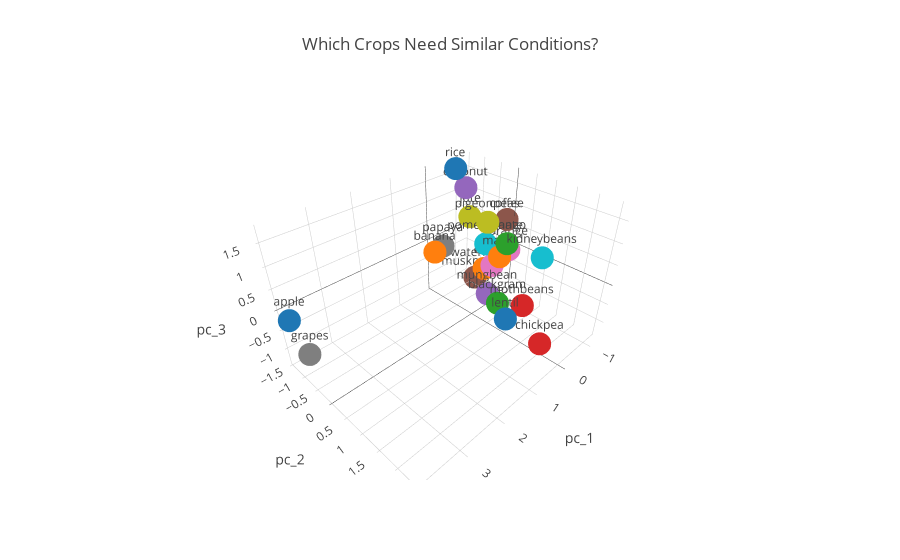

Notebook source saved alongside this figure:
### Code cell
import plotly.express as px
data_avg_pca_proximity = data_pca.groupby('label')[['pc_1', 'pc_2', 'pc_3']].mean()

fig = px.scatter_3d(data_avg_pca_proximity, x='pc_1', y='pc_2', z='pc_3',
                    color = data_avg_pca_proximity.index,
                    text = data_avg_pca_proximity.index, 
                    title = "Which Crops Need Similar Conditions?",
                    template = 'none')
fig.update_layout(showlegend=False)
fig.show()

### Figure 1 — Plotly figure (JSON) as saved in the notebook; plotly's stock layout.template omitted (floating-point values rounded to 4 significant figures)
{"data": [{"hovertemplate": "label=%{text}<br>pc_1=%{x}<br>pc_2=%{y}<br>pc_3=%{z}<extra></extra>", "legendgroup": "apple", "marker": {"color": "#1F77B4", "symbol": "circle"}, "mode": "markers+text", "name": "apple", "scene": "scene", "showlegend": true, "text": ["apple"], "type": "scatter3d", "x": [3.895], "y": [-1.347], "z": [-0.2163]}, {"hovertemplate": "label=%{text}<br>pc_1=%{x}<br>pc_2=%{y}<br>pc_3=%{z}<extra></extra>", "legendgroup": "banana", "marker": {"color": "#FF7F0E", "symbol": "circle"}, "mode": "markers+text", "name": "banana", "scene": "scene", "showlegend": true, "text": ["banana"], "type": "scatter3d", "x": [0.2156], "y": [-1.054], "z": [-0.06414]}, {"hovertemplate": "label=%{text}<br>pc_1=%{x}<br>pc_2=%{y}<br>pc_3=%{z}<extra></extra>", "legendgroup": "blackgram", "marker": {"color": "#2CA02C", "symbol": "circle"}, "mode": "markers+text", "name": "blackgram", "scene": "scene", "showlegend": true, "text": ["blackgram"], "type": "scatter3d", "x": [-0.305], "y": [0.5216], "z": [-1.022]}, {"hovertemplate": "label=%{text}<br>pc_1=%{x}<br>pc_2=%{y}<br>pc_3=%{z}<extra></extra>", "legendgroup": "chickpea", "marker": {"color": "#D62728", "symbol": "circle"}, "mode": "markers+text", "name": "chickpea", "scene": "scene", "showlegend": true, "text": ["chickpea"], "type": "scatter3d", "x": [0.9854], "y": [2.562], "z": [-0.1921]}, {"hovertemplate": "label=%{text}<br>pc_1=%{x}<br>pc_2=%{y}<br>pc_3=%{z}<extra></extra>", "legendgroup": "coconut", "marker": {"color": "#9467BD", "symbol": "circle"}, "mode": "markers+text", "name": "coconut", "scene": "scene", "showlegend": true, "text": ["coconut"], "type": "scatter3d", "x": [-0.7911], "y": [-1.029], "z": [1.269]}, {"hovertemplate": "label=%{text}<br>pc_1=%{x}<br>pc_2=%{y}<br>pc_3=%{z}<extra></extra>", "legendgroup": "coffee", "marker": {"color": "#8C564B", "symbol": "circle"}, "mode": "markers+text", "name": "coffee", "scene": "scene", "showlegend": true, "text": ["coffee"], "type": "scatter3d", "x": [-1.243], "y": [-0.1041], "z": [0.615]}, {"hovertemplate": "label=%{text}<br>pc_1=%{x}<br>pc_2=%{y}<br>pc_3=%{z}<extra></extra>", "legendgroup": "cotton", "marker": {"color": "#E377C2", "symbol": "circle"}, "mode": "markers+text", "name": "cotton", "scene": "scene", "showlegend": true, "text": ["cotton"], "type": "scatter3d", "x": [-1.098], "y": [-0.3543], "z": [-0.7115]}, {"hovertemplate": "label=%{text}<br>pc_1=%{x}<br>pc_2=%{y}<br>pc_3=%{z}<extra></extra>", "legendgroup": "grapes", "marker": {"color": "#7F7F7F", "symbol": "circle"}, "mode": "markers+text", "name": "grapes", "scene": "scene", "showlegend": true, "text": ["grapes"], "type": "scatter3d", "x": [3.855], "y": [-0.8533], "z": [-0.8222]}, {"hovertemplate": "label=%{text}<br>pc_1=%{x}<br>pc_2=%{y}<br>pc_3=%{z}<extra></extra>", "legendgroup": "jute", "marker": {"color": "#BCBD22", "symbol": "circle"}, "mode": "markers+text", "name": "jute", "scene": "scene", "showlegend": true, "text": ["jute"], "type": "scatter3d", "x": [-0.6241], "y": [-0.7249], "z": [0.6853]}, {"hovertemplate": "label=%{text}<br>pc_1=%{x}<br>pc_2=%{y}<br>pc_3=%{z}<extra></extra>", "legendgroup": "kidneybeans", "marker": {"color": "#17BECF", "symbol": "circle"}, "mode": "markers+text", "name": "kidneybeans", "scene": "scene", "showlegend": true, "text": ["kidneybeans"], "type": "scatter3d", "x": [0.7675], "y": [2.238], "z": [1.425]}, {"hovertemplate": "label=%{text}<br>pc_1=%{x}<br>pc_2=%{y}<br>pc_3=%{z}<extra></extra>", "legendgroup": "lentil", "marker": {"color": "#1F77B4", "symbol": "circle"}, "mode": "markers+text", "name": "lentil", "scene": "scene", "showlegend": true, "text": ["lentil"], "type": "scatter3d", "x": [0.2084], "y": [1.169], "z": [-0.8408]}, {"hovertemplate": "label=%{text}<br>pc_1=%{x}<br>pc_2=%{y}<br>pc_3=%{z}<extra></extra>", "legendgroup": "maize", "marker": {"color": "#FF7F0E", "symbol": "circle"}, "mode": "markers+text", "name": "maize", "scene": "scene", "showlegend": true, "text": ["maize"], "type": "scatter3d", "x": [-0.422], "y": [0.3935], "z": [0.1535]}, {"hovertemplate": "label=%{text}<br>pc_1=%{x}<br>pc_2=%{y}<br>pc_3=%{z}<extra></extra>", "legendgroup": "mango", "marker": {"color": "#2CA02C", "symbol": "circle"}, "mode": "markers+text", "name": "mango", "scene": "scene", "showlegend": true, "text": ["mango"], "type": "scatter3d", "x": [-0.437], "y": [0.561], "z": [0.5502]}, {"hovertemplate": "label=%{text}<br>pc_1=%{x}<br>pc_2=%{y}<br>pc_3=%{z}<extra></extra>", "legendgroup": "mothbeans", "marker": {"color": "#D62728", "symbol": "circle"}, "mode": "markers+text", "name": "mothbeans", "scene": "scene", "showlegend": true, "text": ["mothbeans"], "type": "scatter3d", "x": [-0.2983], "y": [1.229], "z": [-0.7102]}, {"hovertemplate": "label=%{text}<br>pc_1=%{x}<br>pc_2=%{y}<br>pc_3=%{z}<extra></extra>", "legendgroup": "mungbean", "marker": {"color": "#9467BD", "symbol": "circle"}, "mode": "markers+text", "name": "mungbean", "scene": "scene", "showlegend": true, "text": ["mungbean"], "type": "scatter3d", "x": [-0.3916], "y": [0.1245], "z": [-0.9932]}, {"hovertemplate": "label=%{text}<br>pc_1=%{x}<br>pc_2=%{y}<br>pc_3=%{z}<extra></extra>", "legendgroup": "muskmelon", "marker": {"color": "#8C564B", "symbol": "circle"}, "mode": "markers+text", "name": "muskmelon", "scene": "scene", "showlegend": true, "text": ["muskmelon"], "type": "scatter3d", "x": [-1.135], "y": [-0.9477], "z": [-1.364]}, {"hovertemplate": "label=%{text}<br>pc_1=%{x}<br>pc_2=%{y}<br>pc_3=%{z}<extra></extra>", "legendgroup": "orange", "marker": {"color": "#E377C2", "symbol": "circle"}, "mode": "markers+text", "name": "orange", "scene": "scene", "showlegend": true, "text": ["orange"], "type": "scatter3d", "x": [-1.048], "y": [0.1681], "z": [-0.0134]}, {"hovertemplate": "label=%{text}<br>pc_1=%{x}<br>pc_2=%{y}<br>pc_3=%{z}<extra></extra>", "legendgroup": "papaya", "marker": {"color": "#7F7F7F", "symbol": "circle"}, "mode": "markers+text", "name": "papaya", "scene": "scene", "showlegend": true, "text": ["papaya"], "type": "scatter3d", "x": [-0.3963], "y": [-1.409], "z": [-0.29]}, {"hovertemplate": "label=%{text}<br>pc_1=%{x}<br>pc_2=%{y}<br>pc_3=%{z}<extra></extra>", "legendgroup": "pigeonpeas", "marker": {"color": "#BCBD22", "symbol": "circle"}, "mode": "markers+text", "name": "pigeonpeas", "scene": "scene", "showlegend": true, "text": ["pigeonpeas"], "type": "scatter3d", "x": [0.3023], "y": [0.6012], "z": [1.347]}, {"hovertemplate": "label=%{text}<br>pc_1=%{x}<br>pc_2=%{y}<br>pc_3=%{z}<extra></extra>", "legendgroup": "pomegranate", "marker": {"color": "#17BECF", "symbol": "circle"}, "mode": "markers+text", "name": "pomegranate", "scene": "scene", "showlegend": true, "text": ["pomegranate"], "type": "scatter3d", "x": [-0.4063], "y": [-0.01538], "z": [0.3265]}, {"hovertemplate": "label=%{text}<br>pc_1=%{x}<br>pc_2=%{y}<br>pc_3=%{z}<extra></extra>", "legendgroup": "rice", "marker": {"color": "#1F77B4", "symbol": "circle"}, "mode": "markers+text", "name": "rice", "scene": "scene", "showlegend": true, "text": ["rice"], "type": "scatter3d", "x": [-0.5695], "y": [-1.147], "z": [1.755]}, {"hovertemplate": "label=%{text}<br>pc_1=%{x}<br>pc_2=%{y}<br>pc_3=%{z}<extra></extra>", "legendgroup": "watermelon", "marker": {"color": "#FF7F0E", "symbol": "circle"}, "mode": "markers+text", "name": "watermelon", "scene": "scene", "showlegend": true, "text": ["watermelon"], "type": "scatter3d", "x": [-1.064], "y": [-0.5821], "z": [-0.8874]}], "layout": {"legend": {"title": {"text": "label"}, "tracegroupgap": 0}, "scene": {"domain": {"x": [0, 1], "y": [0, 1]}, "xaxis": {"title": {"text": "pc_1"}}, "yaxis": {"title": {"text": "pc_2"}}, "zaxis": {"title": {"text": "pc_3"}}}, "showlegend": false, "title": {"text": "Which Crops Need Similar Conditions?"}}}
